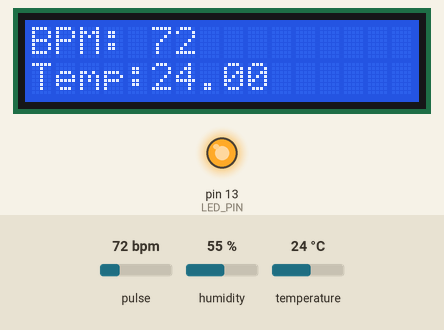
The sketch below on a simulated Arduino Uno, built with avr-gcc and run on an emulated ATmega328P. Parts: 16×2 character LCD, output pins drawn as LEDs (lit = HIGH). Inputs (shaded band) come from the test bench; at power-on: pulse 72 bpm, temperature 24 °C, humidity 55 %. The modem accepts every AT command (registered, SIM ready, sends succeed) and sends nothing else; what the sketch prints to the serial monitor is not drawn.

Above: at 4.2 s.
4.3 s: pulse set to 98 bpm
At 6.7 s:
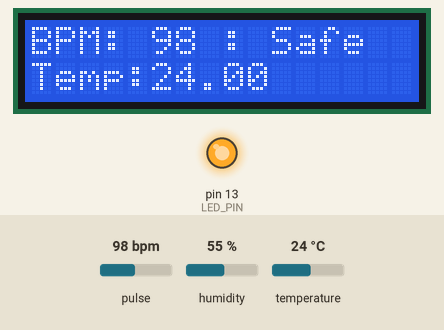
10.6 s: pulse set to 102 bpm
At 16.4 s:
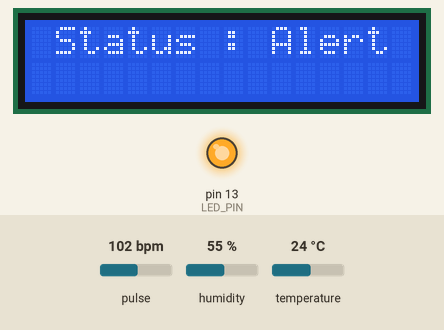
16.7 s: temperature set to 12 °C
At 20.4 s:
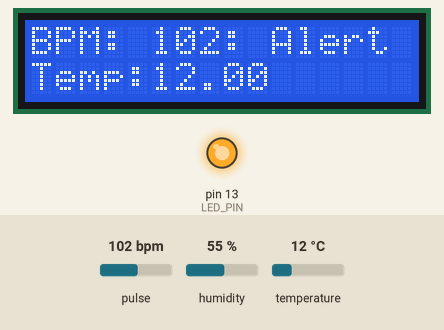
23.8 s: temperature set to 19 °C
At 27.0 s:
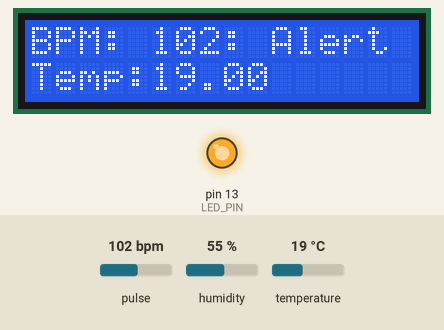
31.0 s: pulse set to 42 bpm
At 34.8 s:
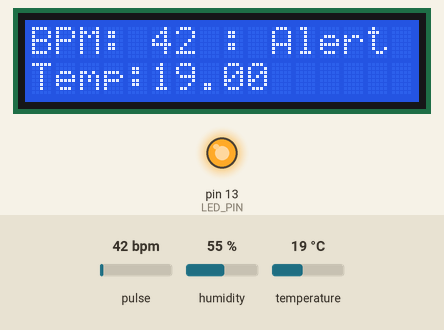
38.1 s: temperature set to 28 °C
At 40.7 s:
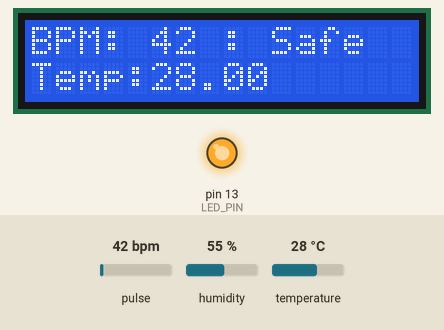
Timing chart, 0 to 42.2 s (numbered marks = the images above; inputs shaded):
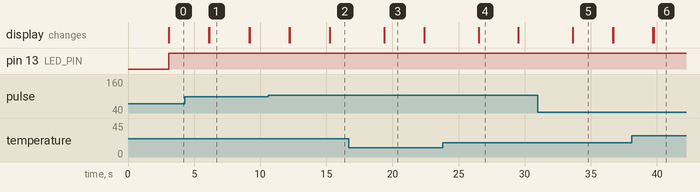

Measured:
- the behaviour switches between 100 and 101 bpm on pulse (found by bisection; images 1 and 2)
- after the input at 10.6 s, the display: first differs from a run without the input after 1.6 s (image 2 shows a later state)
- after the input at 16.7 s, the display: changes after 2.7 s (image 3)
- after the input at 23.8 s, the display: changes after 2.7 s (image 4)
- after the input at 31.0 s, the display: changes after 2.6 s (image 5)
- after the input at 38.1 s, the display: first differs from a run without the input after 1.6 s (image 6)
- what the display in image 1 shows lasts 3.1 s, from 6.1 s to 9.2 s

The sketch:

Wearable_Health_Monitoring.ino
```cpp
const int PULSE_SENSOR_PIN = A0;
const int LED_PIN = 13;     // On-board LED
const int THRESHOLD = 550; // Threshold
String number="9398786846";

#include <PulseSensorPlayground.h>
#include "DHT.h"
#define DHTPIN 4
#define DHTTYPE DHT11
DHT dht(DHTPIN, DHTTYPE);
#include <LiquidCrystal.h>
LiquidCrystal lcd(12,11,5,4,3,2);
#include <SoftwareSerial.h>
SoftwareSerial GSMSerial(2,3);
// Create PulseSensorPlayground object
PulseSensorPlayground pulseSensor;

void setup()
{
lcd.begin(16,2);
Serial.begin(9600);
GSMSerial.begin(9600);
dht.begin();

  // Configure PulseSensor
pulseSensor.analogInput(PULSE_SENSOR_PIN);
pulseSensor.blinkOnPulse(LED_PIN);
pulseSensor.setThreshold(THRESHOLD);

  // Check if PulseSensor is initialized
if (pulseSensor.begin())
  {
Serial.println("PulseSensor object created successfully!");
lcd.setCursor(0,0);
lcd.print("  pulse sensor  ");
lcd.setCursor(0,1);
lcd.print("     begins     ");
delay(3000);
lcd.clear();

  }
}
void SendMessage(String msg , String number)
{
  GSMSerial.println("AT+CMGF=1");                                 //Sets the GSM Module in Text Mode
  delay(1000);                                                    // Delay of 1000 milli seconds or 1 second
  GSMSerial.println("AT+CMGS=\"+91"+number+"\"\r");               // Replace x with mobile number
  delay(1000);
  GSMSerial.println(msg);                                         // The SMS text you want to send
  delay(1000);
  GSMSerial.println((char)26);                                    // ASCII code of CTRL+Z
  delay(1000);
}

void loop()
{
float t = dht.readTemperature();
  // Get the current Beats Per Minute (BPM)
int currentBPM = pulseSensor.getBeatsPerMinute();

  // Check if a heartbeat is detected

if (pulseSensor.sawStartOfBeat())
  {
//Serial.println("HeartBeat Happened!");
//Serial.print("BPM: ");
//Serial.println(currentBPM);
//Serial.print("Temp:");
//Serial.println(t);
lcd.setCursor(0,0);
lcd.print("BPM: ");
lcd.print(currentBPM);
lcd.setCursor(0,1);
lcd.print("Temp:");
lcd.print(t);
delay(3000);
lcd.clear();
if(t<=45 && currentBPM<=100){
    lcd.setCursor(0,0);
    lcd.print(" Status : Safe  ");
  }
  else{
    lcd.setCursor(0,0);
    lcd.print(" Status : Alert ");
    SendMessage("He/She has High Temperature and BPM",number);
  }

  }
delay(20);
}
```
